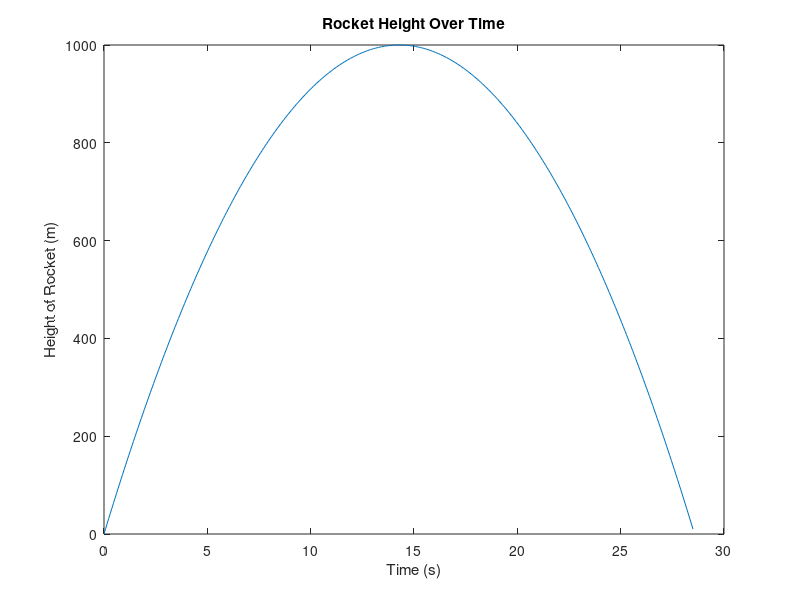
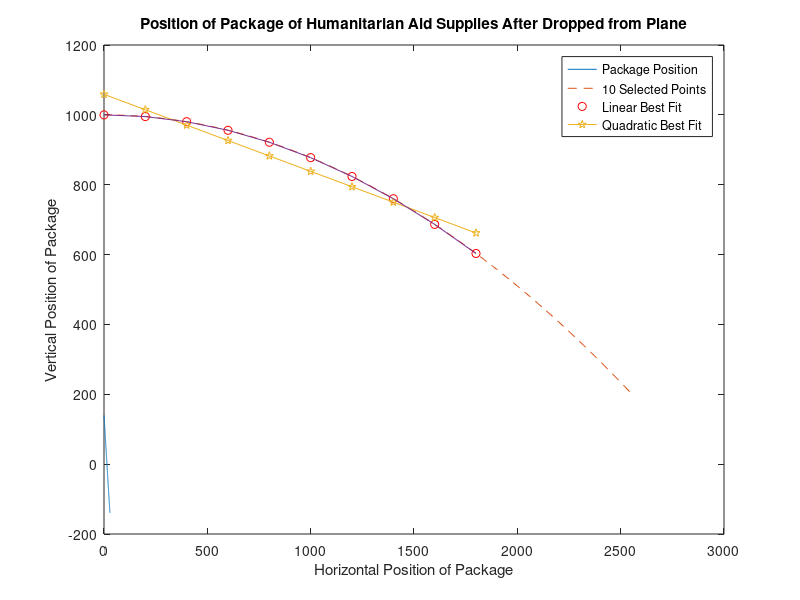

Recreate these plots in MATLAB, in order.
% Shelley Wei
% ENGR 130
% Homework 5
% Started 9/20/23
% Submitted 9/21/23
% Due 9/26/23

%% Question 1
clear;
clc;
close all;

% Input data
x = [0.124,  0.745,  1.391,  2.195,  2.789,  3.638,  4.121,  5.001, 5.671,  6.479,  6.916,  8.127,  8.533,  9.06, 10.186]; %  a vector of x values
y = [0.078,  0.439,  0.768,  0.982,  0.984,  0.755,  0.520, -0.001, -0.521, -0.821, -0.933, -0.923, -0.807, -0.503,  0.116]; % a vector of y values

% Calculate the polynomial coefficients here
% Complete the line below, replacing ... with the appropriate code
p = polyfit(x, y, 4); % How am I supposed to know that it's 4th degree? Am I supposed to test that?

% Create a vector of 100 equally-spaced values between 0.124 and 10.186,
% replacing ... with the appropriate code
x_fit = linspace(0.124, 10.186, 100);

% Complete the line below, replacing ... with the appropriate code
y_fit = polyval(p, x_fit);      % evaluate x_fit using the polynomial you generated earlier
    
% Plot the fitted data and the original data on the same axes
plot(x_fit, y_fit, '-', x, y, 'o');
legend('Fitted data', 'Original data');
title('Practice with Data Fitting');
xlabel('x (units unknown)');
ylabel('y (units unknown)');

%% Question 2
clear;
clc;
close all;

% constants
g = 9.8; % m/s^2
v0 = 140; % m/s
tStep = 0.075; % s

% variables
h = 0; % m
v = v0;
t = 0;

% vectors
tVector = [];
vVector = [];
hVector = [];

while (h >= 0) % the loop stops once the rocket hits the ground at 0 meters
    % the length of these vectors increases by 1 every iteration because the vector is re-equal to itself plus the following value generated from the loop
    tVector = [tVector, t];
    vVector = [vVector, v];
    hVector = [hVector, h];

    t = t + tStep; % update time
    v = v0 - g*t; % calculate new velocity
    h = v0*t - 0.5*g*t^2; % calculate new height
end

figure(1); % create one figure
plot(tVector, hVector);
xlabel("Time (s)");
ylabel("Height of Rocket (m)");
title("Rocket Height Over Time");

figure(2); % create another figure so graphs can be displayed side-by-side
plot(tVector, vVector);
xlabel("Time (s)");
ylabel("Velocity of Rocket (m)");
title("Rocket Velocity Over Time");

%% Question 3
clear;
clc;
close all;

% constants
g = 9.8; % m/s^2
y0 = 1000; % m
tStep = 0.1; % s

% variables
vX = 200; % m/s
x = 0;
y = y0;
t = 0;

% vectors
xVector = [];
yVector = [];

while (y >= 185) % as long as the package is above 185 meters
    % compiling x and y values into vectors for plot
    xVector = [xVector, x];
    yVector = [yVector, y];

    % increase time
    t = t + tStep;

    % calculating x and y values over time
    x = vX*t;
    y = y0 - 0.5*g*t^2;
end

hold on; % display all plots on the same graph
plot(xVector, yVector, '--');
xlabel("Horizontal Position of Package");
ylabel("Vertical Position of Package");
title("Position of Package of Humanitarian Aid Supplies After Dropped from Plane");

% randX = [];
% y10 = [];
x10 = [];
y10 = [];

for i = 1:10:100
    x10 = [x10, xVector(i)];
    y10 = [y10, yVector(i)];
end
% tried to get random coordinates, but unnecessary
% for i = 1:10
%     randIndex = randi(129);
%     randX = [randX, xVector(randIndex)];
%     randY = [randY, yVector(randIndex)];
% end

plot(x10, y10, 'ro');

linearCoeff = polyfit(x10, y10, 1); % find coefficients of best-fit line
linearFitX = x10(1:10); % x values of random coords (indices of the x10 vector)
linearFitY = polyval(linearCoeff, x10); % y values of random coords (depends on x values)
plot(linearFitX, linearFitY, 'p-');

quadCoeff = polyfit(x10, y10, 2); % find coefficients of best-fit quadratic
quadFitX = x10(1:10); % the x10 vector needs to be sorted from smallest to largest
quadFitY = polyval(quadCoeff, x10);
plot(quadFitX, quadFitY);
hold off;

legend("Package Position", "10 Selected Points", "Linear Best Fit", "Quadratic Best Fit");